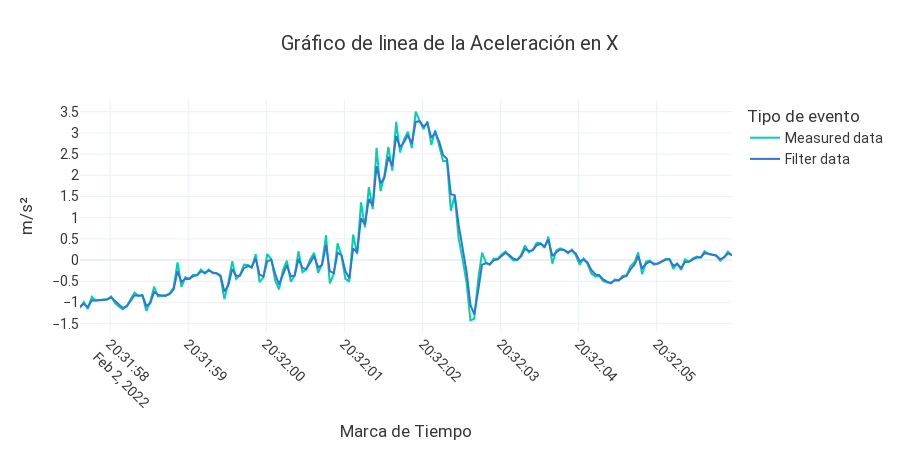
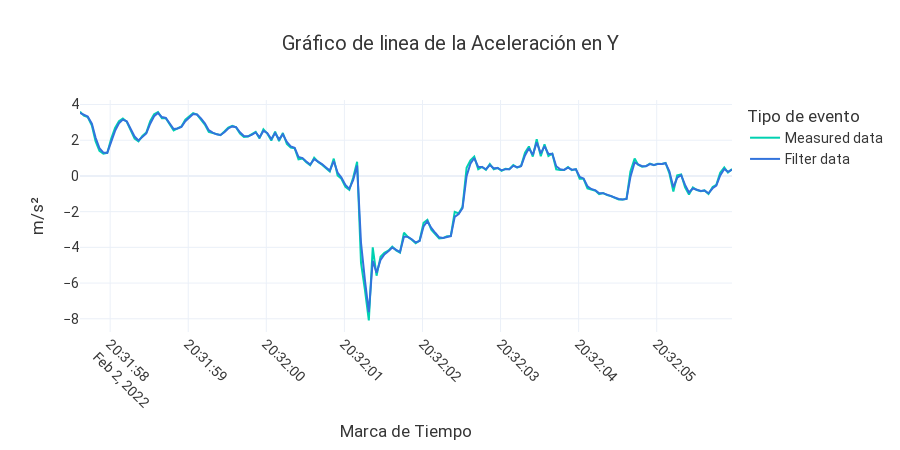
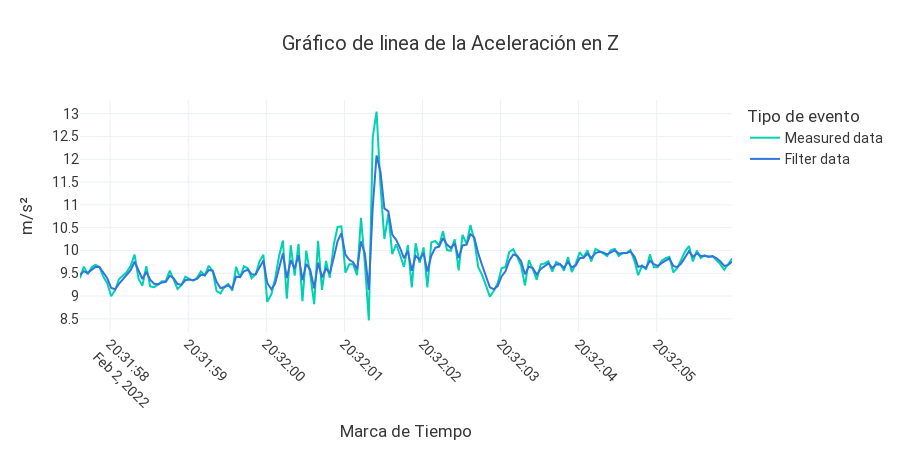
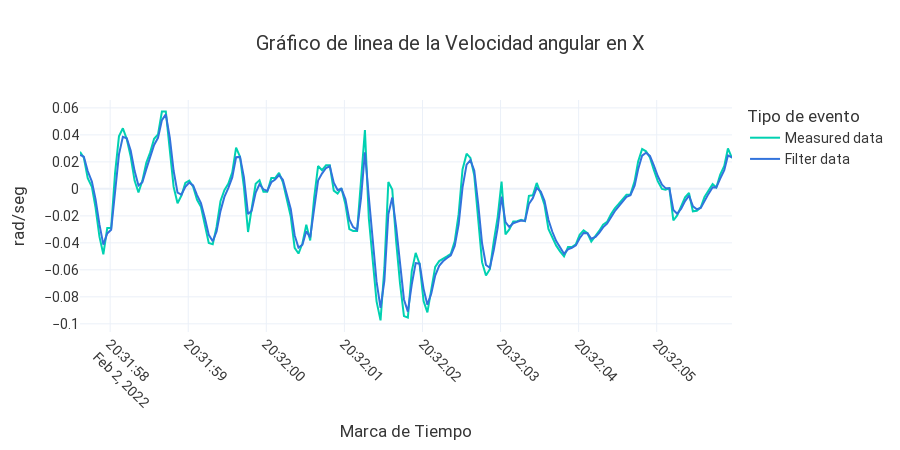

The cell these charts' notebook holds for them, in order:
### Markdown cell above
## Plot filter data

### Code cell
df = pd.read_csv("./data/smartphone_02-Feb-2022-20-31_giro derecho agresivo_Data-Mv2Nk_4aV4M_KufahA0.csv")
df_filter = pd.read_csv("./filtered_data/smartphone_02-Feb-2022-20-31_giro derecho agresivo_Data-Mv2Nk_4aV4M_KufahA0.csv")
for var in variables:
    data = df[var]
    filter_data = df_filter[var]
    fig = line_chart(df, data, filter_data)
    fig.show()

### Figure 1 — Plotly figure (JSON) as saved in the notebook; plotly's stock layout.template omitted (floating-point values rounded to 4 significant figures; data arrays with more than 128 entries replaced by an {"elided": "..."} marker saying what was removed)
{"data": [{"hovertemplate": "X = %{x}<br>Y = %{y}<br>ID = %{text}", "marker": {"color": "#00D1B1"}, "name": "Measured data", "text": {"elided": "168 int values"}, "type": "scatter", "x": {"elided": "168 str values"}, "y": {"elided": "168 float values"}}, {"hovertemplate": "X = %{x}<br>Y = %{y}<br>ID = %{text}", "marker": {"color": "#3273dc"}, "name": "Filter data", "text": {"elided": "168 int values"}, "type": "scatter", "x": {"elided": "168 str values"}, "y": {"elided": "168 float values"}}], "layout": {"autosize": true, "font": {"color": "#363636", "family": "BlinkMacSystemFont,-apple-system,Segoe UI,Roboto,Oxygen,Ubuntu,                     Cantarell,Fira Sans,Droid Sans,Helvetica Neue,Helvetica,Arial,sans-serif", "size": 14}, "height": 450, "legend": {"title": {"text": "Tipo de evento"}}, "title": {"text": "Gráfico de linea de la Aceleración en X", "x": 0.5}, "xaxis": {"nticks": 12, "tickangle": 45, "title": {"text": "Marca de Tiempo"}}, "yaxis": {"nticks": 12, "title": {"text": "m/s²"}}}}

### Figure 2 — Plotly figure (JSON) as saved in the notebook; plotly's stock layout.template omitted (floating-point values rounded to 4 significant figures; data arrays with more than 128 entries replaced by an {"elided": "..."} marker saying what was removed)
{"data": [{"hovertemplate": "X = %{x}<br>Y = %{y}<br>ID = %{text}", "marker": {"color": "#00D1B1"}, "name": "Measured data", "text": {"elided": "168 int values"}, "type": "scatter", "x": {"elided": "168 str values"}, "y": {"elided": "168 float values"}}, {"hovertemplate": "X = %{x}<br>Y = %{y}<br>ID = %{text}", "marker": {"color": "#3273dc"}, "name": "Filter data", "text": {"elided": "168 int values"}, "type": "scatter", "x": {"elided": "168 str values"}, "y": {"elided": "168 float values"}}], "layout": {"autosize": true, "font": {"color": "#363636", "family": "BlinkMacSystemFont,-apple-system,Segoe UI,Roboto,Oxygen,Ubuntu,                     Cantarell,Fira Sans,Droid Sans,Helvetica Neue,Helvetica,Arial,sans-serif", "size": 14}, "height": 450, "legend": {"title": {"text": "Tipo de evento"}}, "title": {"text": "Gráfico de linea de la Aceleración en Y", "x": 0.5}, "xaxis": {"nticks": 12, "tickangle": 45, "title": {"text": "Marca de Tiempo"}}, "yaxis": {"nticks": 12, "title": {"text": "m/s²"}}}}

### Figure 3 — Plotly figure (JSON) as saved in the notebook; plotly's stock layout.template omitted (floating-point values rounded to 4 significant figures; data arrays with more than 128 entries replaced by an {"elided": "..."} marker saying what was removed)
{"data": [{"hovertemplate": "X = %{x}<br>Y = %{y}<br>ID = %{text}", "marker": {"color": "#00D1B1"}, "name": "Measured data", "text": {"elided": "168 int values"}, "type": "scatter", "x": {"elided": "168 str values"}, "y": {"elided": "168 float values"}}, {"hovertemplate": "X = %{x}<br>Y = %{y}<br>ID = %{text}", "marker": {"color": "#3273dc"}, "name": "Filter data", "text": {"elided": "168 int values"}, "type": "scatter", "x": {"elided": "168 str values"}, "y": {"elided": "168 float values"}}], "layout": {"autosize": true, "font": {"color": "#363636", "family": "BlinkMacSystemFont,-apple-system,Segoe UI,Roboto,Oxygen,Ubuntu,                     Cantarell,Fira Sans,Droid Sans,Helvetica Neue,Helvetica,Arial,sans-serif", "size": 14}, "height": 450, "legend": {"title": {"text": "Tipo de evento"}}, "title": {"text": "Gráfico de linea de la Aceleración en Z", "x": 0.5}, "xaxis": {"nticks": 12, "tickangle": 45, "title": {"text": "Marca de Tiempo"}}, "yaxis": {"nticks": 12, "title": {"text": "m/s²"}}}}

### Figure 4 — Plotly figure (JSON) as saved in the notebook; plotly's stock layout.template omitted (floating-point values rounded to 4 significant figures; data arrays with more than 128 entries replaced by an {"elided": "..."} marker saying what was removed)
{"data": [{"hovertemplate": "X = %{x}<br>Y = %{y}<br>ID = %{text}", "marker": {"color": "#00D1B1"}, "name": "Measured data", "text": {"elided": "168 int values"}, "type": "scatter", "x": {"elided": "168 str values"}, "y": {"elided": "168 float values"}}, {"hovertemplate": "X = %{x}<br>Y = %{y}<br>ID = %{text}", "marker": {"color": "#3273dc"}, "name": "Filter data", "text": {"elided": "168 int values"}, "type": "scatter", "x": {"elided": "168 str values"}, "y": {"elided": "168 float values"}}], "layout": {"autosize": true, "font": {"color": "#363636", "family": "BlinkMacSystemFont,-apple-system,Segoe UI,Roboto,Oxygen,Ubuntu,                     Cantarell,Fira Sans,Droid Sans,Helvetica Neue,Helvetica,Arial,sans-serif", "size": 14}, "height": 450, "legend": {"title": {"text": "Tipo de evento"}}, "title": {"text": "Gráfico de linea de la Velocidad angular en X", "x": 0.5}, "xaxis": {"nticks": 12, "tickangle": 45, "title": {"text": "Marca de Tiempo"}}, "yaxis": {"nticks": 12, "title": {"text": "rad/seg"}}}}
